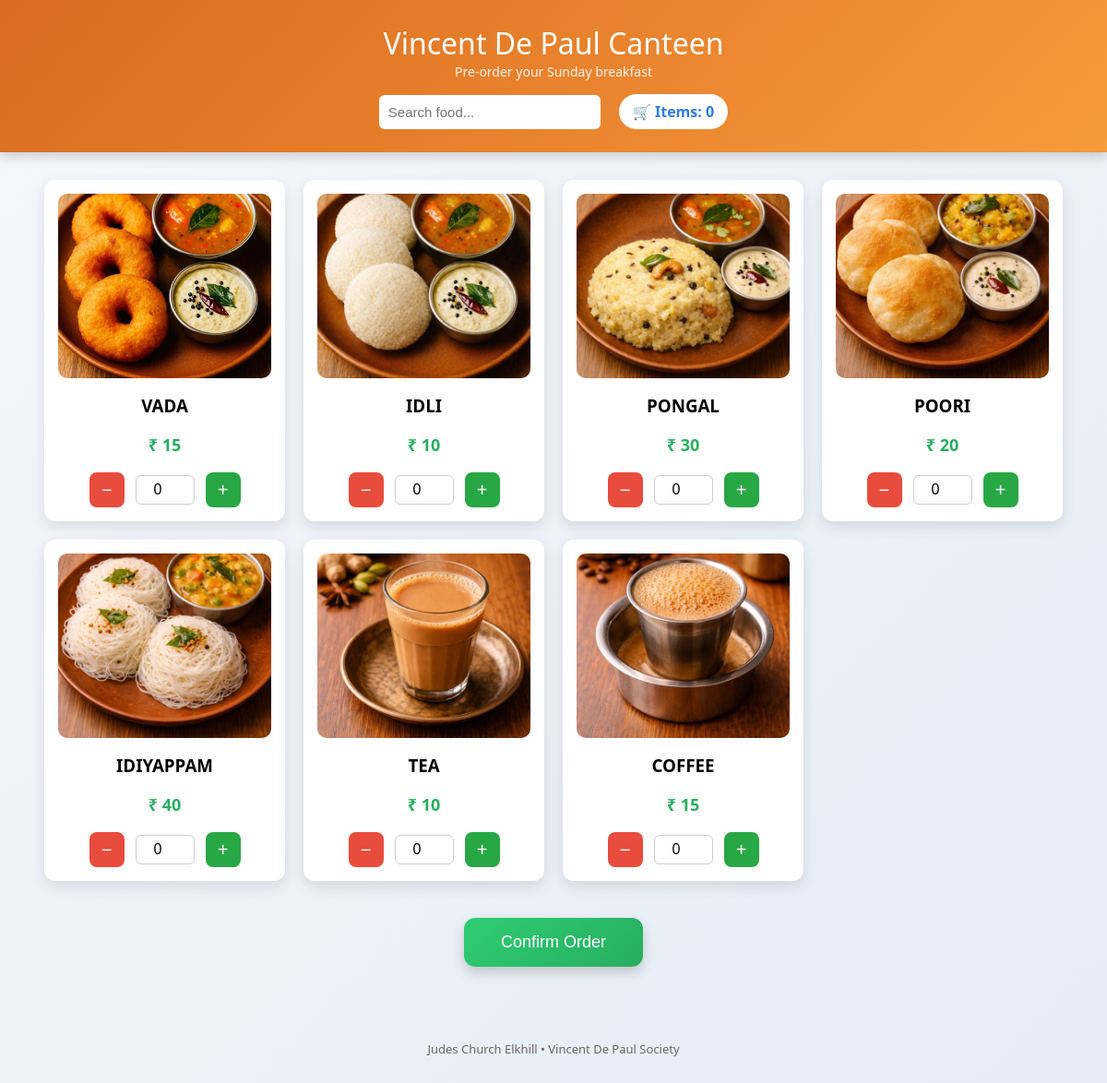
The page / on the database its author committed.
### orders/models.py (models this page shows, shortened)
class Menu(models.Model):
    name = models.CharField(max_length=100)
    price = models.IntegerField()
    image = models.ImageField(upload_to='menu_images/')
    is_available = models.BooleanField(default=True)

### orders/views.py (the view)
# urls.py: path("", views.menu_page, name="menu"),
def menu_page(request):
    items = Menu.objects.filter(is_available=True)
    return render(request, "menu.html", {"items": items})

### orders/templates/menu.html (shortened to what this page needs)
<!DOCTYPE html>
<html>
<head>
</head>
<body>
<div class="header">
<h1>Vincent De Paul Canteen</h1>
<div class="subtitle">Pre-order your Sunday breakfast</div>
<div class="top-bar">
<input
type="text"
id="search"
class="search-box"
placeholder="Search food..."
onkeyup="searchMenu()">
<div class="cart">
🛒 Items: <span id="cartCount">0</span>
</div>
</div>
</div>
<form action="/confirm/" method="POST">
<div class="menu-container">
{% for item in items %}
<div class="card">
<img src="{{ item.image.url }}">
<h3>{{ item.name }}</h3>
<p class="price">₹ {{ item.price }}</p>
<div class="qty-container">
<button type="button" class="qty-btn minus" onclick="decrease({{ item.id }})">−</button>
<input
type="number"
id="qty_{{ item.id }}"
name="quantity_{{ item.id }}"
value="0"
min="0"
class="qty-input"
readonly>
<button type="button" class="qty-btn plus" onclick="increase({{ item.id }})">+</button>
</div>
</div>
{% endfor %}
</div>
<button class="confirm-btn" type="submit">
Confirm Order
</button>
</form>
<div class="footer">
Judes Church Elkhill • Vincent De Paul Society
</div>
</body>
</html>

### orders/templates/menu.html (style rules this page uses)
body { font-family:"Segoe UI",Arial,sans-serif; background:linear-gradient(135deg,#f5f7fa,#e4ecf7); margin:0; text-align:center; padding-bottom:120px; }
.header { background: linear-gradient(135deg,#d86a1f,#f79a3b); color:white; padding:25px 10px; box-shadow:0 4px 12px rgba(0,0,0,0.18); }
.header h1 { margin:0; font-weight:500; }
.subtitle { font-size:14px; opacity:0.9; }
.top-bar { display:flex; justify-content:center; align-items:center; gap:20px; margin-top:15px; flex-wrap:wrap; }
.search-box { padding:10px; border-radius:6px; border:none; width:220px; font-size:15px; }
.cart { background:white; color:#2c7be5; padding:8px 15px; border-radius:20px; font-weight:bold; }
.menu-container { display:grid; grid-template-columns:repeat(auto-fit,minmax(220px,1fr)); gap:20px; width:92%; margin:auto; margin-top:30px; }
.card { background:white; padding:15px; border-radius:12px; box-shadow:0 6px 15px rgba(0,0,0,0.1); transition:transform 0.2s,box-shadow 0.2s; }
.card img { width:100%; height:200px; object-fit:cover; border-radius:10px; }
.card h3 { margin-top:12px; margin-bottom:5px; }
.price { font-size:18px; color:#27ae60; font-weight:bold; }
.qty-container { display:flex; justify-content:center; align-items:center; gap:12px; margin-top:12px; }
.qty-btn { width:38px; height:38px; border:none; font-size:20px; border-radius:8px; cursor:pointer; }
.minus { background:#e74c3c; color:white; }
.plus { background:#28a745; color:white; }
.qty-input { width:50px; text-align:center; font-size:16px; padding:6px; border-radius:6px; border:1px solid #ccc; }
.confirm-btn { margin-top:40px; margin-bottom:40px; padding:16px 40px; font-size:18px; background:linear-gradient(135deg,#2ecc71,#27ae60); color:white; border:none; border-radius:12px; cursor:pointer; box-shadow:0 6px 14px rgba(0,0,0,0.18); transition:transform 0.1s, box-shadow 0.1s; }
.footer { margin-top:40px; font-size:13px; color:#666; }

### rows shown on the page
Menu: image (picture), name "VADA", price "15"
Menu: image (picture), name "IDLI", price "10"
Menu: image (picture), name "PONGAL", price "30"
Menu: image (picture), name "POORI", price "20"
Menu: image (picture), name "IDIYAPPAM", price "40"
Menu: image (picture), name "TEA", price "10"
Menu: image (picture), name "COFFEE", price "15"
